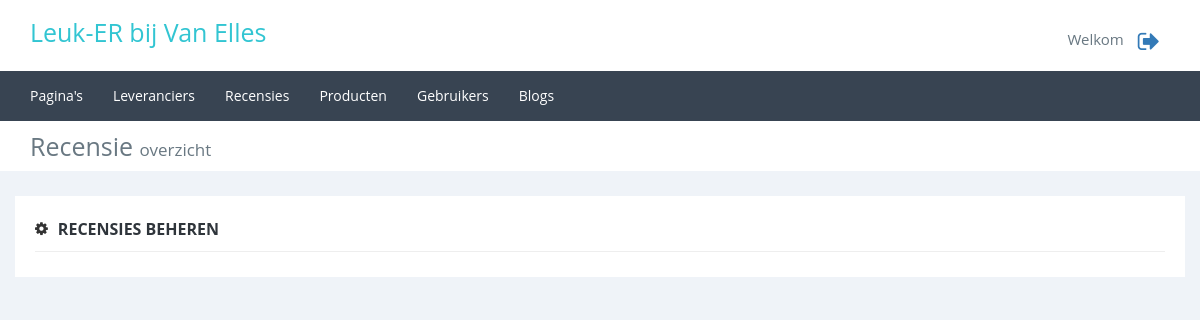
The app's page /admin/recensie_goedkeuren.php (signed in), older data.
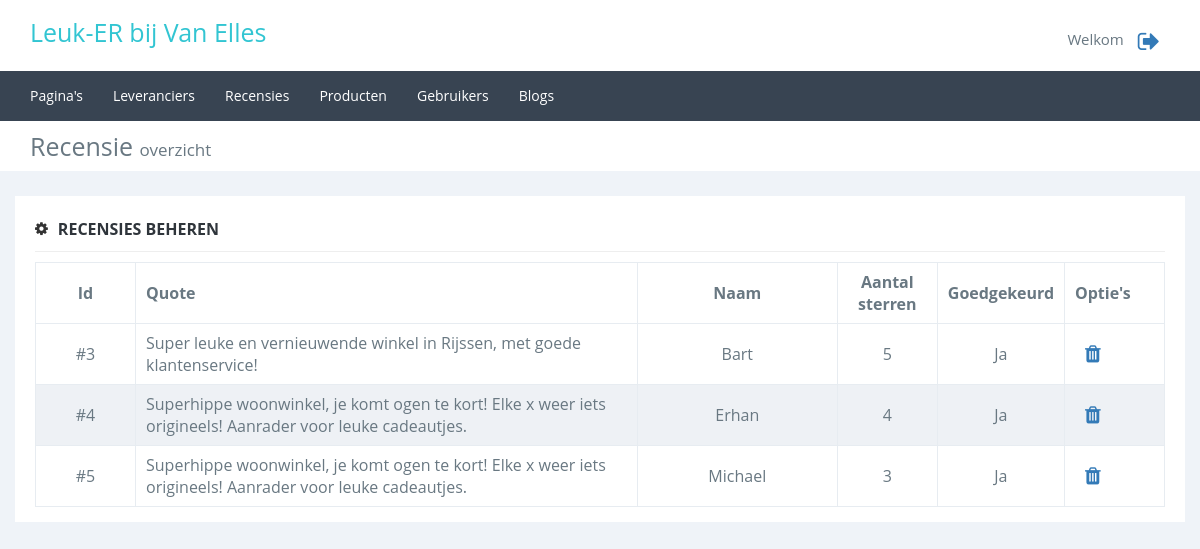
The same page, newer data.
### tables this page shows
CREATE TABLE `review` (
  `review_id` int(11) NOT NULL,
  `quote` varchar(200) NOT NULL,
  `rating` int(1) NOT NULL,
  `user_id` int(11) NOT NULL,
  `datum` datetime NOT NULL DEFAULT CURRENT_TIMESTAMP,
  `active` int(1) NOT NULL DEFAULT '0' COMMENT '0 = Niet geaccepteerd, 1 = geaccepteerd'
);

CREATE TABLE `user` (
  `user_id` int(11) NOT NULL,
  `email` varchar(45) NOT NULL,
  `first_name` varchar(45) DEFAULT NULL,
  `insertion` varchar(45) DEFAULT NULL,
  `last_name` varchar(45) DEFAULT NULL,
  `birthday` date DEFAULT NULL,
  `phonenumber` int(12) DEFAULT NULL,
  `city` varchar(45) DEFAULT NULL,
  `address` varchar(45) DEFAULT NULL,
  `zipcode` varchar(45) DEFAULT NULL,
  `role` int(11) NOT NULL DEFAULT '2',
  `newsletter` int(1) NOT NULL DEFAULT '0' COMMENT '0=nee, 1=ja',
  `verwijderd` int(1) NOT NULL DEFAULT '0' COMMENT '0=nee, 1=ja'
);

### admin/classes/recensie.class.php (called while the page is built, shortened)
<?php
class recensie
{
    private $_db;
    public function __construct()
    {
        $this->_db = new Connection();
        $this->_db = $this->_db->databaseConnection();
    }
    public function getAllrecensie($active = 0)
    {
        try {
            $query = $this->_db->prepare('
                    SELECT r.review_id, r.quote, r.rating, u.first_name, r.active
                    FROM review r
                    JOIN user u ON r.user_id = u.user_id
                    WHERE active = :active;
                ');
            $query->bindValue(":active", $active);
            if ($query->execute()) {
                return $content = $query->fetchAll();
            } else {
                return false;
            }
        } catch (PDOexception $e) {
            return false;
        }
    }
}
?>

### admin/classes/connection.class.php (called while the page is built, shortened)
<?php
class Connection {
    public function databaseConnection() {
        try {
            $this->_db = new PDO('mysql:host=localhost;dbname=vanelles', 'root', '');
            return $this->_db;
        } catch (PDOException $e) {
            echo "<h3>Let op</h3>Er is helaas een probleem met het verbinden van de server, probeer het later nog eens.";
            exit;
        }
    }
}

### admin/recensie_goedkeuren.php (the view, shortened to what this page needs)
<div class="content">
    <?php
    include_once('includes/header.php');
    $recensie = new recensie();
    $recensieListActive = $recensie->getAllrecensie(1);
    ?>
    <div class="pagetitel marbot">
        <div class="container">
            <div class="row">
                <div class="col-xs-12">Recensie <span>overzicht</span></div>
            </div>
        </div>
    </div>
    <div class="container">
        <div class="row">
            <div class="col-xs-12 inhoud">
                <div class="titel">
                    <i class="fa fa-cog"></i><span>Recensies beheren</span>
                </div>
                <?php
                if($recensieListActive != false) {
                    echo '
                        <table class="maintable">
                            <thead>
                                <tr>
                                    <th>Id</th>
                                    <th>Quote</th>
                                    <th>Naam</th>
                                    <th>Aantal sterren</th>
                                    <th>Goedgekeurd</th>
                                    <th style="width: 100px;">Optie\'s</th>
                                </tr>
                            </thead>
                            <tbody>';
                    foreach($recensieListActive as $value) {
                        echo '
                            <tr>
                                <td>#'.$value['review_id'].'</td>
                                <td>'.$value['quote'].'</td>
                                <td>'.$value['first_name'].'</td>
                                <td>'.$value['rating'].'</td>
                                <td>Ja</td>
                                <td><a class="confirm" href="recensie_goedkeuren.php?verid='.$value['review_id'].'" title="Verwijderen" data-id="'.$value['review_id'].'"><i class="fa fa-trash"></i></a></td>
                            </tr>';
                    }
                    echo '
                            </tbody>
                        </table>';
                }
                ?>
            </div>
        </div>
    </div>
</div>
</body>
</html>

Row changes from the older to the newer data that the page shows:
added review: review_id "3", quote "Super leuke en vernieuwende winkel in Rijssen, met goede klantenservice!", user.first_name "Bart", rating "5"
added review: review_id "4", quote "Superhippe woonwinkel, je komt ogen te kort! Elke x weer iets origineels! Aanrader voor leuke cadeautjes.", user.first_name "Erhan", rating "4"
added review: review_id "5", quote "Superhippe woonwinkel, je komt ogen te kort! Elke x weer iets origineels! Aanrader voor leuke cadeautjes.", user.first_name "Michael", rating "3"
Text that changed along with them:
text now shown: "Id Quote Naam Aantal sterren Goedgekeurd Optie ' s"
